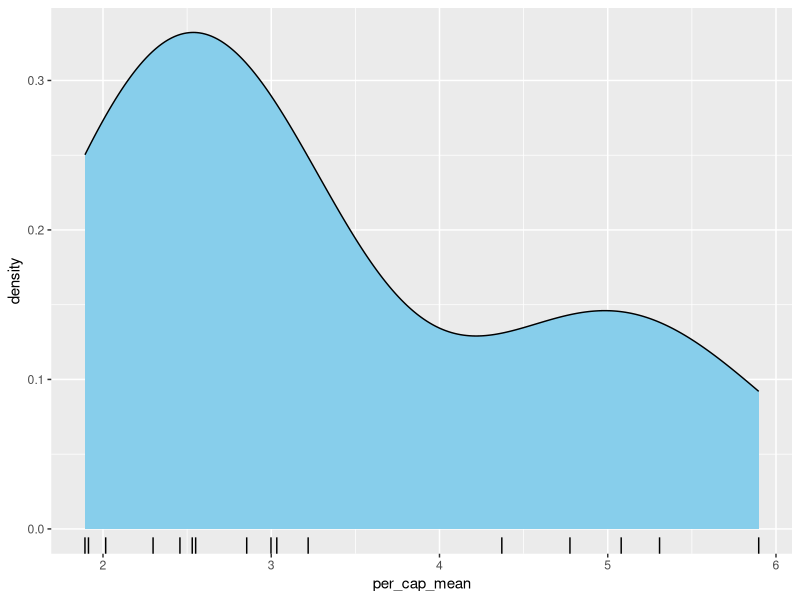
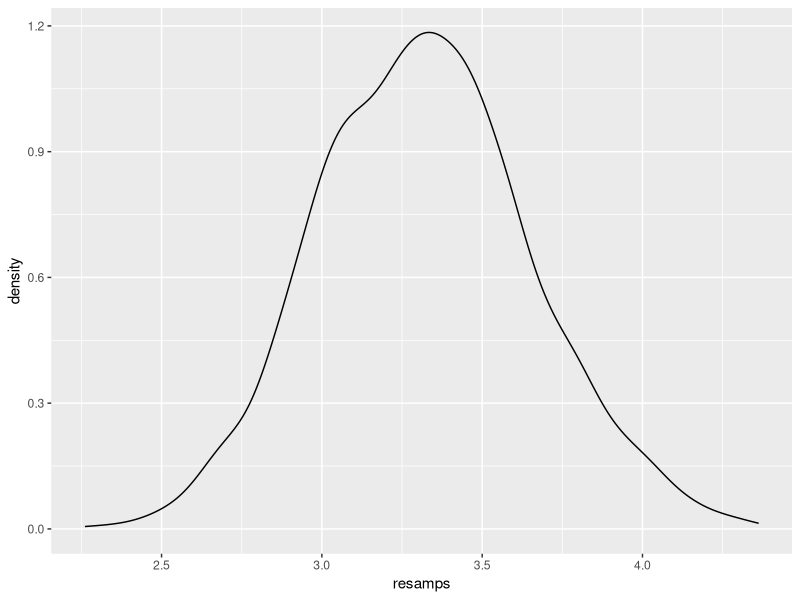

The R script that drew these images, in order:
library(tidyverse)
library(readxl)

## imnport summary data
## (this script assumes ctive directory is root dir of project):
summary_data <- read_excel(
  "st_files/For Review_Ret_Justa_July KPT Complete_KPT_4day (1).xlsx", 
  range = "J22:Q38"
)

names(summary_data) <-
  c(
    "per_cap_mean",
    "weighted_per_cap_mean",
    "sd",
    "var",
    "weighted_var",
    "days_measured",
    "df",
    "cov"
  )



## function to compute confidence interval from summary data
## (pooled computation of variance, probably not the
## right thing to do):
compute_ci_1 <- function(data, level) {
  pooled_var <- with(
    data,
    sum(var * df) / sum(df)
  )
  
  sample_mean <- mean(data$per_cap_mean)
  
  n <- nrow(data)
  deg_freedom <- sum(data$days_measured) - n
  multiplier <- qt((1 + level) / 2, df = deg_freedom)
  sd_sample_mean <- sqrt(pooled_var / n)
  margin <- multiplier * sd_sample_mean
  interval <-
    c(
      lower = sample_mean - margin, 
      upper = sample_mean + margin
  )
  list(
    point_estimate = sample_mean, 
    se = sd_sample_mean,
    interval = interval
  )
}


## try it out:
compute_ci_1(data = summary_data, level = 0.90)

## this one follows a better probability model:
compute_ci_2 <- function(data, level) {
  n <- nrow(data)
  sample_mean <- sum(data$per_cap_mean) / n
  sd_sample_mean <- sqrt(sum(data$var) / n^2)
  multiplier <- qnorm((1 + level) / 2)
  margin <- multiplier * sd_sample_mean
  interval <-
    c(
      lower = sample_mean - margin, 
      upper = sample_mean + margin
    )
  list(
    point_estimate = sample_mean, 
    sd = sd_sample_mean,
    interval = interval
  )
}

## try it out:
compute_ci_2(data = summary_data, level = 0.90)

## might want to plot those means:
ggplot(summary_data, aes(x = per_cap_mean)) +
  geom_density(fill = "skyblue") +
  geom_rug()

## hmm, pretty strong evidence of skewness here
#3 and n = 16 sample size is small
#3 perhaps bootstrap instead?

lst <- vector(mode = "list", length = nrow(summary_data))
for (i in 1:length(lst)) {
  vals <- read_excel(
    "st_files/For Review_Ret_Justa_July KPT Complete_KPT_4day (1).xlsx", 
    range = "I15:L15",
    sheet = paste0("HH", i, " Data"),
    col_names = FALSE
  ) %>% 
    as.matrix() %>% 
    t() %>% 
    .[,1]
  vals <- vals[!is.na(vals)]
  lst[[i]] <- vals
}

resampled_means <- function(data) {
  n <- length(data)
  means <- numeric(n)
  for (i in 1:n) {
    grp <- data[[sample(1:n, size = 1)]]
    means[i] <-
      sample(grp, size = length(grp), replace = TRUE) %>% 
      mean()
  }
  means
}

## try it:
resampled_means(data = lst)

bootstrap_resamples <- function(m, data) {
  resamps <- numeric(m)
  for (i in 1:m) {
    resamps[i] <- mean(resampled_means(data = data))
  }
  resamps
}

resamps <- bootstrap_resamples(2000, data = lst)

level <- 0.90
interval <- quantile(
  resamps, 
  probs = c((1-level) / 2, (1 + level) / 2)
)

interval

m <- mean(resamps)
se <- sqrt(sum((m - resamps)^2) / length(resamps))
se

ggplot(data.frame(resamps), aes(x = resamps)) +
  geom_density()
